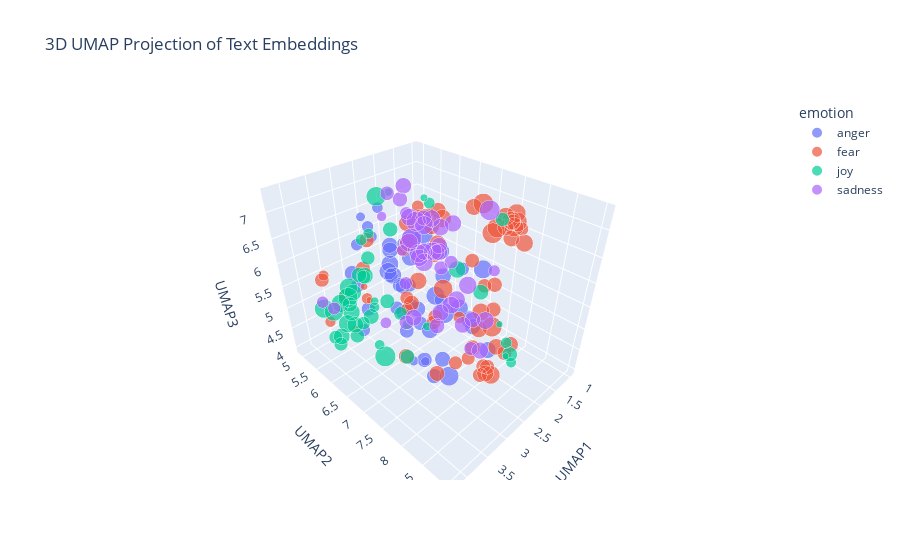

Notebook cell for this chart:
### Markdown cell above
---
##### <a id='toc1_5_8_1_1_'></a>[**>>> Exercise 4 (Take home):**](#toc0_)

Apply UMAP to the same embeddings to reduce the dimensionality to 3D vectors and plot the 3D graph, discuss the differences and similarities with the 2D graph.

### Code cell
train_df_new = pd.read_pickle("./data/train_df_sample_embeddings.pkl")
test_df_new = pd.read_pickle("./data/test_df_sample_embeddings.pkl")

# Concatenate the training and test data
combined_df = pd.concat([train_df_new, test_df_new], ignore_index=True)

# Prepare the embeddings for UMAP
X_embeddings = np.array(combined_df['embeddings_values'].tolist())

# Change n_components from 2 to 3
reducer_3d = umap.UMAP(n_components=3, metric='cosine', random_state=28) 
embedding_3d = reducer_3d.fit_transform(X_embeddings)

# Add 'UMAP3' column
df_plot_3d = pd.DataFrame(embedding_3d, columns=['UMAP1', 'UMAP2', 'UMAP3'])
df_plot_3d['emotion'] = combined_df['emotion']
df_plot_3d['intensity'] = combined_df['intensity']
df_plot_3d['text'] = combined_df['text']


# Use px.scatter_3d and add 'z' axis
fig_3d = px.scatter_3d(
    df_plot_3d,
    x='UMAP1',
    y='UMAP2',
    z='UMAP3',  # Add the 3rd dimension
    color='emotion',
    hover_data=['text', 'intensity'],
    title='3D UMAP Projection of Text Embeddings',
    size='intensity'
   
)

fig_3d.show()

print('The 3D UMAP projection provides a more nuanced view of the data, allowing for better separation of clusters that may overlap in 2D space. This additional dimension helps to reveal relationships and structures that are not as apparent in the 2D plot. However, interpreting 3D plots can be more challenging due to perspective distortion and occlusion of points. ')

### Figure 1 — Plotly figure (JSON) as saved in the notebook; plotly's stock layout.template omitted (floating-point values rounded to 4 significant figures)
{"data": [{"customdata": [["@everycolorbot more like every color looks the same #triggered #colorblind ", 0.396], ["I love when #girls are busy in teaching how to #pout while taking #selfie in a mall , their desication is immense #women love #perfection", 0.188], ["Don't be bitter", 0.292], ["Forever angry that gh ruined Molly and morgan's bond/friendship ", 0.521], ["Because it was a perfect illusion, but at least now I know what it was. #angry #ladygaga #iscalming#mysoul", 0.556], ["@sebbyD27850 both are nonsensical. If there's injustice against blacks, why add to it by destroying black property. It's misdirected anger", 0.69], ["@JOjojosiejay or in my case a raging moody cow lol why i buy moody cow socks lol", 0.389], ["@rabpeel snap, seems to be a problem here", 0.375], ["I've always had a weird grudge against stingrays ever since one killed Steve Irwin.", 0.542], ["Ever put your fist through your laptops screen? If so its time for a new one lmao #rage #anger #hp", 0.646], ["@DouthatNYT @jbouie @DamonLinker Yes, it is bad to point out racism lest it provoke the racists.  Some racists do indeed not like it.", 0.542], ["It takes a man to suffer ignorance and smile. Be yourself, no matter what they say. ", 0.271], ["Absolutely fuming that some woman jumped into my prebooked taxi and drove off 😡", 0.75], ["@wesrucker247 sounds like a good game plan for our offense....", 0.202], ["Leveled at the half. Much better offense expected in the second half", 0.182], ["Don't join @BTCare they put the phone down on you, talk over you and are rude. Taking money out of my acc willynilly! #fuming", 0.896], ["@hollyrobinson__ Part 2-was buzzing for a cheeky squashie or two-this was NOT what i expected.SORT IT OUT! #food #angry  @coopuk @coopukfood", 0.538], ["OOOOOOOOH MY GOD UUUUGGGGHHHHHHHHH ", 0.75], ["I love my black people..... I really really do. But .... my people really do irritate the living hell outta me all cause I'm different. 😑", 0.604], ["People irritate my MF soul", 0.771], ["Can't believe I've only got 2 days off left 🙄 #backtoreality #raging", 0.625], ["Now it's time to remove CB from the team somehow. Screw it. Rip the Band-Aid off. It'll sting for a bit but everyone will get over it.", 0.521], ["I just don't understand why everyone is so #angry we all just want to live and thrive don't we?", 0.458], ["Damn our offense is a mix bag of unpredictable lethal weapons I'm worried for Defense Coordinators 😁 #Chargers #Boltup #Recharged", 0.479], ["@WWE is the live event Brock vs Orton 2 this Saturday on the WWE Network? If not it needs to be! :) #wwe @RandyOrton @HeymanHustle #revenge", 0.396], ["There's this Bpharm4 guy Eish that guy brings anger into my life. When I see him nje like darkness fills me @RamatsobaneM will know", 0.667], ["@evanareteos :)) im now writing abt the changing face of sex industry in tr :))) now men will talk to me then! #revenge", 0.479], ["When you break a record in #madden I wish it didn't say the same shit after every rush like you just broke the record. #shutupphilsimms", 0.812], ["im so mad about power rangers. im incensed. im furious.", 0.667], ["@RLH2606 if u know who died.. I would also burst out crying....\\nFrom JOY!!! 😉", 0.354], [".@RepDelBene: 'Today's proceedings and the entire process is an insult to our constituents.'", 0.593], ["why are people so offended by kendall he ends photo shoot like seriously shut the fuck up", 0.833], ["@sarah_urbina why do you even beef Sara you let the anger get the best of you, you and Sagin been friends for how long?", 0.479], ["Recommended reading: Prisoners of Hate by Aaron Beck ", 0.292], ["Have wee pop socks on and they KEEP FALLING OFF INSIDE MY SHOES ", 0.562], ["Don't get #bitter get #BETTER", 0.312], ["@CBSBigBrother never bring back Meech and Bridgette. Crying because someone looks at you? Ugh, and Bridgette. ", 0.479], ["Vale! Vale! Sip sangria and taste tantalizing tapas @ElCidLA  's fiery flamenco nights! #MinutesFromHoM #SilverLake #LA #Flamenco", 0.167], ["@TrevorHMoore @paget_old In Scotland, the right-wingers are the most rabid anti-nationalists. Socialists are mostly in favour.", 0.604], ["@DailyMirror i love how theres no outrage that it's a white man but if it was a black man them BLM would be all over it regardless of reason", 0.726], ["Note to self ~ Stop laughing at things that offend you, it's ok to get mad at people \\n#NoteToSelf #offended #mad #upset", 0.542], ["@TrueAggieFan oh so that's where Brian was! Where was my invite? ", 0.438], ["@ArcticFantasy I would have almost took offense to this if I actually snapped you", 0.458], ["Sorry guys I have absolutely no idea what time i'll be on cam tomorrow but will keep you posted. #fuming", 0.417], ["@reluctantnicko Don't ask, you don't get. Apologies if I've offended you. All due respect Alan, I think you've been fed duff info.", 0.427], ["Taking umbrage because Jimmy Carr claimed that Bilbo Baggins went to Mordor on 8 out of 10 cats does Countdown. Know your Baggins', mate.", 0.375], ["@marcavis @AntisocialJW2 I've always been fiery, but never radical.", 0.438], ["It's the most magical time of the year......Xmas party announced and the #outrage commences. Gotta love Silicon Valley millennials.", 0.429]], "hovertemplate": "emotion=anger<br>UMAP1=%{x}<br>UMAP2=%{y}<br>UMAP3=%{z}<br>intensity=%{customdata[1]}<br>text=%{customdata[0]}<extra></extra>", "legendgroup": "anger", "marker": {"color": "#636efa", "size": [0.396, 0.188, 0.292, 0.521, 0.556, 0.69, 0.389, 0.375, 0.542, 0.646, 0.542, 0.271, 0.75, 0.202, 0.182, 0.896, 0.538, 0.75, 0.604, 0.771, 0.625, 0.521, 0.458, 0.479, 0.396, 0.667, 0.479, 0.812, 0.667, 0.354, 0.593, 0.833, 0.479, 0.292, 0.562, 0.312, 0.479, 0.167, 0.604, 0.726, 0.542, 0.438, 0.458, 0.417, 0.427, 0.375, 0.438, 0.429], "sizemode": "area", "sizeref": 0.0023, "symbol": "circle"}, "mode": "markers", "name": "anger", "scene": "scene", "showlegend": true, "type": "scatter3d", "x": [1.582, 2.979, 3.206, 3.654, 3.596, 3.49, 3.517, 2.831, 2.869, 3.618, 3.4, 2.922, 3.12, 2.96, 2.803, 3.028, 3.403, 1.854, 3.217, 3.069, 3.433, 2.637, 3.529, 2.904, 4.09, 3.863, 4.07, 2.971, 3.363, 3.559, 2.971, 3.282, 3.85, 3.46, 2.435, 3.561, 3.409, 3.714, 3.618, 3.438, 3.37, 2.746, 3.195, 2.745, 2.914, 2.75, 3.57, 3.841], "y": [6.78, 5.553, 6.047, 7.4, 7.084, 8.383, 7.072, 6.63, 7.146, 7.086, 8.566, 5.985, 7.561, 6.824, 6.987, 7.668, 7.442, 7.486, 7.762, 7.247, 6.919, 7.286, 7.319, 7.326, 6.874, 7.339, 6.732, 7.764, 7.266, 6.12, 8.552, 7.205, 7.375, 6.468, 7.072, 6.193, 7.593, 5.685, 7.935, 8.554, 6.801, 6.404, 6.791, 6.571, 6.981, 7.328, 7.279, 6.736], "z": [5.545, 6.717, 6.786, 6.46, 6.923, 6.492, 5.8, 5.696, 6.648, 6.692, 6.218, 7.018, 6.094, 4.063, 4.053, 5.75, 5.917, 5.981, 7.031, 7.048, 6.322, 4.203, 7.081, 3.972, 6.423, 6.79, 6.577, 4.341, 6.781, 4.785, 5.484, 7.033, 6.729, 6.855, 5.917, 6.643, 4.923, 5.133, 5.908, 6.351, 6.801, 4.448, 5.961, 5.162, 5.074, 5.696, 5.861, 5.771]}, {"customdata": [["@Fly_Norwegian quite simply the #worst #airline #worstairline I've ever used! #shocking #appauling #dire #dismal #beyondajoke #useless", 0.62], ["My bus was in a car crash... I'm still shaking a bit... This week was an absolute horror and this was the icing on the cake... ", 0.92], ["We're all in D. T. (Discipleship training or detox) for something. #messy  #cutoff #choosefreedom #CryOut16", 0.63], ["When my life became such a concern to irrelevant ass people I'll never know", 0.521], ["I've been in such a bad mood this week, and work has been horrific, so I decided to start a scrapbook of my summer vacation", 0.56], ["#BB18 Michelle crying  again #shocking #bitter He's  just not that into you 😢#TeamNicole", 0.521], ["@MasterTomTheDom  I hate winter, I dread it's arrival.", 0.556], ["Today has dragged on #restless", 0.625], ["Obama admin rejects Texas plan to have refugees vetted for terrorism so Texas pulls of of fed refugee resettlement program. Aiding #terror.", 0.475], ["From harboring Osama bin Laden to its relationship with Haqqani network, there is enough evidence to prove Pakistan is sponsoring terrorism", 0.604], ["@BartholomewD It's -terrible-! We're going to the local fish/chip place in Kirribilli #terrible", 0.667], ["“The #greatest fear #dogs know is the #fear that you will not come back when you go out the #door #without them.”   \\n  ―#Stanley #Coren", 0.604], ["I'm okay, dont worry. I wish i'd been a better kid. I'm trying to slow down. I'm sorry for letting you down.", 0.708], ["It's better to be wetter than it is to be dry' jesus christ Val don't be shy hen 😂😂 #GBBO", 0.271], ["@ManUnitedWriter He has had a dreadful first half, not to mention rashford would've got on the end of a couple of those through balls #pace", 0.396], ["If I was friends with me I'd hate me SO MUCH with the amount I bully them", 0.542], ["Ever been really lonely and your phone keeps blowing up, but you just can’t pick it up and respond to people? #anxiety #recluse  #issues", 0.893], ["Damnnit! Gonna be 1400 pts shy on Chiefs Rewards of getting a post game photo.", 0.521], ["Well this is flipping great! Flipping standstill on the freeway!  #stepofftheledge #youvegottobekiddingme", 0.48], ["When you arrive at the office the day before your first ever festival and the Internet is down #panic", 0.75], ["If the future doesn't fill you with existential dread are you even a real person", 0.562], ["@veroicone my typical shake is ~100g banana, 1c almond milk, 1tbsp chia and protein. Sometimes I add PB2 or ice or other fruit.", 0.104], ["Maybe I'm too cynical for my own good, but I'm afraid, this is the only way to understand Nigeria.", 0.517], ["mattmilne76 Thank you for letting us know!  Please do not hesitate to contact us in the future, if our assistance is needed. Thank you!", 0.146], ["#GADOT please put a left turn signal at Williams and Ivan Allen Jr Blvd. This is absolutely ridiculous #ATLtraffic #horrible", 0.479], ["@GroundSwellCLE @ClevelandCNBC @KingJames @mavcarter @SpringHillEnt @boughb #revitalize #ClevelandHustles #daunting task, #hustle", 0.354], ["@Cory_Bonini AP didn't have a productive week 1 or 1st half against GB and Kalil is horrible! @Vikings D is its strongest asset currently.", 0.396], ["Don't think I'll hesitate to run you over. Last time I checked, I still had 'Accident Forgiveness' on my insurance policy...", 0.391], ["Jimmy Carr makes me want to cry and cry *shiver* ", 0.792], ["False alarm, she's not coming out today 😞", 0.521], ["However the agent was inauthentic, my sister still loves me, &amp; I'm still alive. So I guess it wasn't that bad. #socialanxiety #anxiety", 0.604], ["Pull over #tonight and make your car #shake 😋💦", 0.104], ["White Americans are worried about Arab terrorists. Black Americans are fearful of a terrorist in a Police uniform on a daily basis.", 0.854], ["It is more shameful to distrust our friends than to be deceived by them", 0.479], ["#nana 4 hoco bc my dream since freshman year awe 😙❤❤❤ @thecandeyman", 0.25], ["@BlairWitchMovie love new movie\\n #BlairWitch #blairwitchproject  #HorrorMovies", 0.438], ["@JaySekulow what can we do 2 get @realDonaldTrump 2 reveal his taxes? That is the immediate danger. But u will not answer me. #afraid", 0.667], ["@ZaidZamanHamid Speech is still not up to the mark. No mention of 'Genocide', Indian terrorism in Pak. It was all planned speech.", 0.458], ["Open to suggestions on a good #horror movie. Just saw 31 and It follows recently, dug both. Gimme something good. #movienight #netflix", 0.25], ["honestly all my friends do bnc i mean it and i am feeling #terrible hahaha", 0.438], ["Being stuck in the roof of your house provides amazing view but sheer terror of falling down, kinda like life", 0.875], ["broken policy' #blasio &lt;&gt; #trump #giuliani 'broken windows' all part of 'pecking order' #bully politics #america RESIST #motto", 0.458], ["Ronaldo has been shocking. He's tried to do skill twice and he's nearly fallen over both times", 0.5], ["@rkuuleiq Fear is best/beast product of God/s. :) #aTheism #theism #biBle #afraid #christianity #hell #heaven #purgatory #psychology #jesus", 0.417], ["@USAneedsTRUMP @HillaryClinton @realDonaldTrump awe!!! #cnn so bias and doesn't care about people only money", 0.521], ["An @amityaffliction kind of drive home from work today  #dailyfeels", 0.458], ["a vote for #killary is like sticking a knife in a toaster  #MakeAmericaGreatAgain", 0.576], ["@WunderlistHelp are you guys still down? When can we go up? ", 0.312], ["My anxiety is playing around HELP!!!!!", 0.705], ["This week's Massacre Theatre pert by @LarsenOnFilm is the first one I can think of that requires subtitles. #breathless", 0.438], ["@GreensACT @ShaneRattenbury @carolinelec what about #publictransport to &amp; from #CanberraAirport. Most cities have. Mr Barr very #coy on.", 0.312], ["My Modern Proverb: 'Don't let anyone intimidate you about being single; most marriages end in divorce.'", 0.312], ["When you're scared to press send #bgoodthepoet #PrayForMe #ThisIsAGodDream #career #help  #heart #HeartRacing", 0.73], ["Okay. Brace yourself. I will attempt my first loaf of bread in the morning. I will use a dutch oven. I will make the dough now. ", 0.479], ["By officialy adopting #BurhanWani, a #Hizbul terrorist, #Pakistan n #NawazSharif hv md a cardinal mistake 2day tht'll haunt fr years. #UNGA", 0.72], ["@CesarSampao @thisisbolton don't get me started on town centre. Used to go every week.... not been for 18 months ", 0.458], ["it's horrible cos no one can relate,  everyone is happy and dandy in one way or another", 0.542], ["The Apocalypse has hit our gym and it's  nothing what I thought it would be...\\n\\nEveryone is wearing vests! What if it's contagious? #afraid", 0.812], ["He called me fat, so I pushed him into the lockers then he threaten to sue me' 😂", 0.479], ["Why upping rooms makes a few apprehend leaving out charcoal ownership: UnZU", 0.396], ["The Apocalypse has hit our gym and it's  nothing what I thought it would be...\\n\\nEveryone is wearing vests! What if it's contagious? ", 0.583], ["The moment you bring her to meet your best friend and you're nervous af! 😬😆  #thefriendtest", 0.875], ["@Evan_McMullin @TheBlazeRadio Classic SHITLIB bullshit. Create a horrible problem and then 'discuss' how to solve it. What a PIMP.", 0.438], ["I have been seeing terrible terrible prescriptions this week. What's going on?", 0.438]], "hovertemplate": "emotion=fear<br>UMAP1=%{x}<br>UMAP2=%{y}<br>UMAP3=%{z}<br>intensity=%{customdata[1]}<br>text=%{customdata[0]}<extra></extra>", "legendgroup": "fear", "marker": {"color": "#EF553B", "size": [0.62, 0.92, 0.63, 0.521, 0.56, 0.521, 0.556, 0.625, 0.475, 0.604, 0.667, 0.604, 0.708, 0.271, 0.396, 0.542, 0.893, 0.521, 0.48, 0.75, 0.562, 0.104, 0.517, 0.146, 0.479, 0.354, 0.396, 0.391, 0.792, 0.521, 0.604, 0.104, 0.854, 0.479, 0.25, 0.438, 0.667, 0.458, 0.25, 0.438, 0.875, 0.458, 0.5, 0.417, 0.521, 0.458, 0.576, 0.312, 0.705, 0.438, 0.312, 0.312, 0.73, 0.479, 0.72, 0.458, 0.542, 0.812, 0.479, 0.396, 0.583, 0.875, 0.438, 0.438], "sizemode": "area", "sizeref": 0.0023, "symbol": "circle"}, "mode": "markers", "name": "fear", "scene": "scene", "showlegend": true, "type": "scatter3d", "x": [2.36, 1.307, 2.093, 2.965, 2.148, 3.572, 2.198, 2.376, 3.512, 3.584, 2.049, 1.475, 1.575, 3.501, 2.496, 2.571, 1.184, 2.96, 1.881, 1.025, 1.235, 3.099, 2.104, 3.447, 2.122, 2.08, 2.569, 2.721, 2.446, 2.538, 1.157, 3.224, 3.281, 2.551, 4.042, 3.807, 1.588, 3.537, 3.769, 1.701, 1.274, 2.869, 2.328, 1.42, 2.767, 3.016, 2.754, 2.616, 1.025, 2.19, 2.074, 2.245, 0.9776, 2.88, 3.47, 2.663, 1.868, 1.263, 4.112, 2.132, 1.203, 1.021, 2.932, 1.588], "y": [7.883, 7.221, 6.061, 7.169, 5.838, 7.32, 6.703, 6.096, 8.959, 8.988, 7.663, 7.734, 6.213, 6.248, 7.797, 6.919, 6.865, 7.454, 7.789, 7.408, 7.445, 5.754, 6.402, 5.695, 7.985, 5.627, 7.558, 7.128, 7.086, 6.336, 6.631, 5.796, 8.809, 6.612, 5.806, 5.32, 8.089, 8.867, 5.336, 7.109, 7.291, 8.796, 7.748, 7.894, 8.818, 5.515, 8.555, 6.293, 7.278, 6.599, 7.179, 6.256, 7.468, 5.534, 9.004, 7.115, 6.384, 7.63, 6.547, 5.745, 7.569, 7.525, 8.469, 7.353], "z": [5.146, 6.393, 5.166, 7.279, 6.394, 4.927, 6.333, 6.15, 5.783, 5.732, 5.232, 6.854, 6.425, 5.554, 4.478, 6.877, 6.818, 4.175, 5.81, 6.608, 6.558, 5.044, 6.728, 4.476, 5.504, 5.698, 4.248, 6.472, 5.653, 4.99, 6.663, 5.449, 6.287, 6.934, 5.083, 5.651, 6.642, 5.578, 5.735, 5.93, 6.513, 5.519, 4.603, 6.769, 5.641, 5.631, 5.412, 4.868, 6.645, 4.457, 4.847, 6.91, 6.761, 6.202, 5.633, 5.161, 6.746, 6.649, 6.065, 4.6, 6.376, 6.624, 5.052, 5.429]}, {"customdata": [["@weebtard sparkling water wyd", 0.229], ["Hey u never know, Channel 4's version of #GBBO might actually be quite good. A few adverts aren't the end of the world. ", 0.417], ["Watch this amazing live.ly broadcast by @brooks_swaggysquad  #musically", 0.396], ["Does anyone remember a movie that is animated in the late 70's called Shame of the Jungle John Bulushi was in it wild if that's your taste", 0.229], ["smiling through the stress :) :) :) :) :) :) :( :( :( :( :( :( :(", 0.28], ["#LMFAO @MSNBC 's #racepimp Tamron Hall used the words 'fscts' and 'MSNBC' in the same sentence #hilarity #libtard #biasedmedia #neverHillary", 0.5], ["When u /only/ talk 2 me or ask me 'how r things' just 2 get 2 say something u want, 4give me if I'm not elated 2 start a conversation with u", 0.12], ["Day 3 of #harvest16 - listening to the sound of the chopper working it's way closer to home at @mountaindairy makes me . #farm365", 0.417], ["Watch this amazing live.ly broadcast by @maisiev  #musically", 0.578], ["Thank you disney themed episode for letting me discover how amazing the @BlackishWriters are! #hilarious", 0.771], ["@SoCalValerie this one was Apples attempt to make muslims happy 🕋", 0.38], ["Benefit out exhilaration called online backing off: JkUVmvQXY", 0.462], ["A hearty welcome to those who followed me.", 0.615], ["@LPDonovan this is why I think his pre prepped debate answers have the potential for hilarity", 0.458], ["Accept the challenges so that you can feel the exhilaration of victory.' - George S. Patton", 0.5], ["15 minutes of yoga to your breakfast routine will change your day #preparation #sunriseyoga #bodyawareness #health #yoga #smile #stretch", 0.625], ["@JamieNicks_ it makes complete sense and i'm elated to hear this :]", 0.688], ["#LMFAO @MSNBC 's #racepimp Tamron Hall used the words 'fscts' and 'MSNBC' in the same sentence  #libtard #biasedmedia #neverHillary", 0.231], ["Update: I have yet to hang out with @MisElizaJane, but I'm still hopeful! ", 0.396], ["Watch this amazing live.ly broadcast by @matt.boss  #musicallyjh", 0.4], ["sparkling or still? #terribledebatequestions", 0.146], ["💥⚖️Yeah‼️ PAUL‼️⚖️💥  #glorious #BB18", 0.917], ["Decide to stop being afraid. To just stop. What are you now free to do?\\n\\n#brave #free #honest #healthy #happy #life #living #optimism #love", 0.417], ["@Jen_Lee @mostlymartha @edotwoods we just found thin mints in a freezer clean. i couldn't be more elated.", 0.76], ["Yahweh your God is among you, a warrior who saves. He will rejoice over you with gladness.", 0.48], ["@CNN &amp; @donlemon must be rejoicing ovet #Charlotte protests. \\n#NorthCarolina", 0.28], ["You don't smile and you say you're in love, but that's why I don't love", 0.146], ["A 'non-permissive environment' is also called a 'battleground' - #MilSpeak #hilarious", 0.52], ["@berniedole looks that way. But let's think about Rohan last week ... #optimism", 0.237], ["This is the day You've made, \\n\\nLet us rehoi rejoice and be glad with all that I am. \\n\\n😊💖\\n\\n#aja \\nGood morning!!!!", 0.854], ["$SRPT Why would Etep patients &amp; Mom's advocate for a drug if it did not work? Anyone listen to the Etep MD's @ Adcomm.. all were elated.", 0.22], ["@smoothkobra after such a heavy 2 days this has given much needed levity. Thanks bro", 0.438], ["You know you're in love when all you can do is smile whenever you talk about how he is to someone.", 0.82], ["Vacation wise, Egypt offers great places, amazing scenery, bright skies and good weather at a very good and affordable price for students.", 0.521], ["Lmboo , using my nephew for meme ", 0.646], ["felt a bit shit getting a very high blood sugar then i remembered it's my first one above 15 this week which is incredible for me! ", 0.48], ["@Casper10666 I assure you there is no laughter, but increasing anger at the costs, and arrogance of Westminster.", 0.167], ["@chencouture LMAO Is it that 'so slutty' hater girl? That video was hilarious. 😂", 0.7], ["Each day is what you make of it! #goals #challenges #business #goals   #success #photographer #photography #ThursdayThoughts", 0.604], ["If any trump supporters and Hillary haters wanna chirp some weak minded, pandering liberals just tweet at @EmmyA2 @snickerfritz04", 0.1], ["Somebody who has braved the storm is brewing. ", 0.292], ["When we give cheerfully and accept gratefully, everyone is blessed. »Maya Angelou", 0.712], ["Good #CX most often doesn't require all that much. #smile, #care, #relate and be #helpful. Thanks, Lakis Court Hotel in #cyprus", 0.583], ["Be it a rainy day, be it cheerful sunshine, I am a Prussian, want nothing to be but a Prussian.:|", 0.245], ["@billie21806 @cnnbrk tell that to your bodies cheering on the deaths of black people by cops. their fear is killing us.", 0.1]], "hovertemplate": "emotion=joy<br>UMAP1=%{x}<br>UMAP2=%{y}<br>UMAP3=%{z}<br>intensity=%{customdata[1]}<br>text=%{customdata[0]}<extra></extra>", "legendgroup": "joy", "marker": {"color": "#00cc96", "size": [0.229, 0.417, 0.396, 0.229, 0.28, 0.5, 0.12, 0.417, 0.578, 0.771, 0.38, 0.462, 0.615, 0.458, 0.5, 0.625, 0.688, 0.231, 0.396, 0.4, 0.146, 0.917, 0.417, 0.76, 0.48, 0.28, 0.146, 0.52, 0.237, 0.854, 0.22, 0.438, 0.82, 0.521, 0.646, 0.48, 0.167, 0.7, 0.604, 0.1, 0.292, 0.712, 0.583, 0.245, 0.1], "sizemode": "area", "sizeref": 0.0023, "symbol": "circle"}, "mode": "markers", "name": "joy", "scene": "scene", "showlegend": true, "type": "scatter3d", "x": [3.481, 3.119, 4.213, 2.65, 1.651, 2.798, 2.211, 2.91, 4.126, 3.99, 3.711, 2.477, 3.309, 3.181, 2.712, 3.154, 3.537, 2.877, 2.683, 4.193, 3.44, 3.734, 1.551, 3.71, 3.161, 2.905, 2.473, 2.428, 2.607, 3.16, 3.227, 3.608, 2.659, 2.944, 2.049, 2.195, 3.478, 4.173, 2.639, 2.747, 2.908, 3.021, 3.338, 2.669, 3.06], "y": [6.414, 5.848, 6.21, 6.8, 5.942, 8.848, 6.383, 5.367, 6.257, 5.552, 6.359, 5.506, 5.386, 6.893, 4.92, 5.279, 5.548, 8.942, 6.167, 6.313, 6.38, 6.944, 7.582, 5.398, 5.125, 8.831, 5.745, 7.919, 6.277, 5.089, 6.126, 5.959, 5.624, 5.53, 7.057, 5.396, 7.734, 6.451, 5.012, 8.749, 5.405, 4.942, 5.509, 5.317, 8.779], "z": [5.441, 6.054, 5.067, 6.293, 6.677, 5.474, 7.097, 5.317, 5.062, 5.215, 5.176, 4.563, 4.663, 4.367, 5.066, 5.018, 4.594, 5.422, 4.719, 4.96, 5.532, 4.786, 6.878, 4.904, 4.638, 5.766, 7.088, 5.995, 4.451, 4.803, 4.206, 4.579, 7.027, 4.432, 5.871, 6.117, 5.776, 5.913, 5.056, 5.335, 6.168, 4.918, 4.425, 6.175, 6.185]}, {"customdata": [["@_noTORIEty lol senior year we would get early dismal for work study ,he was her boss and you know what happened next 🙃", 0.354], ["Honestly I've come to a place where I keep getting discouraged but just gotta tell myself to keep pushing through it.", 0.729], ["All the 'juniors' are now wearing purple at ollafest while I'm here fighting with my alarm about when I need to wake up for German #sadness", 0.646], ["#Terencecutcher #Tulsa the man onthe helicopter said he looks like a bad dude, that is the problem, when they see black they see bad, #sad", 0.667], ["We want to help you with your #depression. Give our office a call to learn how #TMS may be the treatment you've been waiting for!", 0.521], ["@6itmap I can't help but feel melancholic!", 0.75], ["@emorottie true sonicsatam was serious and a bit dark. Aosth is like super goofy and Looney toonie to a degree", 0.271], ["Patti seems so sad. She stamped and ran behind the sofa. We will have to give her plenty of love and affection...more than usual. ", 0.562], ["Do not be discouraged by a slowing sales market. This will test your business model and pinpoint #strengths and #weaknesses.' @Ken_Dunn", 0.271], ["@PaulJonMilne too grim, too insanely, determined to hurt you from", 0.575], ["@RossKemp great programme tonight #sad #upsetting #extremeworld", 0.646], ["Always do sober what you said you'd do drunk. That will teach you to keep your mouth shut. \\n― Ernest Hemingway #quote", 0.479], ["@rockcock64 cum and despair", 0.729], ["The difference between someone's selfies when they're happy vs. unhappy is absolutely amazing.", 0.208], ["i cant stop. i finished - dejected. luckily no one is in the bathroom. so i go to a stall and wait until my pants are dry.", 0.625], ["@jeremycorbyn @magstogether my god is @jeremycorbyn a full shilling? Seriously you need a major rethink or no lab gove in your lifetime ", 0.417], ["@pureleine though lately with how bad my depression has been i feel like my body is like just, taking what little it can get", 0.771], ["you never call me when your sober", 0.562], ["@HeyCaraJay I am inconsolable at this GIF in context", 0.509], ["@mik61scot @longshankseddie @ROSAZAMBONINI @YouTube I thought it was because she once sunk her teeth into something that's meant 2b sooked", 0.458], ["I sulk too much for my own good.", 0.896], ["@VileBairn Turning then, the older woman looked at Sybil with a most somber expression. \\n\\n“She ran away from me. But I cannot blame her.”", 0.426], ["I wonder what would happen if I were a father. #weary", 0.625], ["It feels like there are no houses out there for us. With the most basic requirements I have, there are literally no options. #discouraged", 0.729], ["Why is it that we rejoice at a birth and grieve at a funeral? It is because we are not the person involved. ― Mark Twain", 0.354], ["@TalesofanAlfa @David_Milloy \\nI like your thinking...but sadly no - that's the shed 😢", 0.604], ["As I lost my heart to you there in the dark.. Underneath the stars 🎧", 0.438], ["Having holiday blues! #WantToGoBackToMinehead.", 0.661], ["@MHChat #mhchat Childhood experiences inform adult relationships. We have associative memories Not a question of ability to process ", 0.397], ["I've returned from the dead with a desire to clean the apartment and eat something that isn't garbage. #managing #depression", 0.667], ["It's a gloomy ass day", 0.888], ["Are you serious??", 0.292], ["How can you blame the manager watching these players play? It's abysmal. Our team are dreadful. If Jose can't save us. No-one can.  #mufc", 0.604], ["Making that yearly transition from excited and hopeful college returner to sick and exhausted pessimist. #college", 0.667], ["Panic attacks are the worst. Feeling really sick and still shaking. I should be a sleep. #anxiety #depression", 0.917], ["@Virgin_TrainsEC I feel for the conductor tonight, he's obviously taken grief over the last few weeks, he sounds weary of apologising!", 0.667], ["amateur author Twitter might be the most depressing thing I've ever seen", 0.688], ["Public products: high downhearted price tag consumer survey sum and substance: OVth", 0.354], ["I can't WAIT to go to work tomorrow with a high as fuck fever. [sarcasm]\\nHopefully I'll feel better tomorrow.\\nBut I doubt it. #pessimism", 0.646], ["@ccrago It was dreadful, even after he met the Catfish he still thought it was her!", 0.542], ["@FFBren @CDCarter13 included for maximum #sadness", 0.625], ["MC: what are you listen to these days?\\nBogum: these days I feel gloomy, I listen to ccm (spiritual song) often.\\n\\nChurch oppa mode. :)", 0.583], ["yesterday i finished watching penny dreadful and from all the beautiful things i saw one question remains: were the writers HIM's fans?", 0.312]], "hovertemplate": "emotion=sadness<br>UMAP1=%{x}<br>UMAP2=%{y}<br>UMAP3=%{z}<br>intensity=%{customdata[1]}<br>text=%{customdata[0]}<extra></extra>", "legendgroup": "sadness", "marker": {"color": "#ab63fa", "size": [0.354, 0.729, 0.646, 0.667, 0.521, 0.75, 0.271, 0.562, 0.271, 0.575, 0.646, 0.479, 0.729, 0.208, 0.625, 0.417, 0.771, 0.562, 0.509, 0.458, 0.896, 0.426, 0.625, 0.729, 0.354, 0.604, 0.438, 0.661, 0.397, 0.667, 0.888, 0.292, 0.604, 0.667, 0.917, 0.667, 0.688, 0.354, 0.646, 0.542, 0.625, 0.583, 0.312], "sizemode": "area", "sizeref": 0.0023, "symbol": "circle"}, "mode": "markers", "name": "sadness", "scene": "scene", "showlegend": true, "type": "scatter3d", "x": [4.232, 1.9, 1.748, 3.323, 1.618, 1.588, 3.636, 1.534, 1.903, 2.577, 1.866, 2.719, 2.233, 2.488, 2.103, 2.861, 1.586, 2.457, 2.436, 3.264, 2.101, 1.572, 1.666, 1.744, 2.638, 2.599, 2.337, 1.928, 1.529, 1.767, 2.373, 1.753, 2.349, 1.565, 1.098, 1.964, 1.574, 1.993, 1.903, 2.109, 2.048, 1.514, 3.993], "y": [6.336, 5.605, 6.304, 8.721, 5.746, 5.975, 6.907, 6.037, 5.393, 7.691, 6.908, 6.337, 6.379, 5.532, 6.259, 8.136, 5.723, 6.135, 6.933, 7.004, 6.046, 6.2, 6.572, 5.717, 6.391, 6.457, 5.542, 5.93, 6.434, 5.494, 6.21, 7.662, 7.939, 5.912, 6.959, 6.851, 6.928, 5.57, 6.483, 7.531, 6.653, 6.08, 5.553], "z": [5.779, 5.79, 5.8, 6.372, 6.289, 5.611, 5.459, 5.589, 5.52, 5.256, 5.021, 7.216, 5.809, 6.546, 5.932, 5.172, 6.111, 7.316, 4.704, 5.315, 6.493, 5.303, 6.482, 5.515, 6.957, 4.73, 6.963, 5.586, 5.523, 6.268, 6.307, 5.983, 4.667, 6.314, 6.687, 4.908, 5.229, 4.822, 6.46, 5.013, 4.657, 5.753, 5.365]}], "layout": {"legend": {"itemsizing": "constant", "title": {"text": "emotion"}, "tracegroupgap": 0}, "scene": {"domain": {"x": [0, 1], "y": [0, 1]}, "xaxis": {"title": {"text": "UMAP1"}}, "yaxis": {"title": {"text": "UMAP2"}}, "zaxis": {"title": {"text": "UMAP3"}}}, "title": {"text": "3D UMAP Projection of Text Embeddings"}}}
